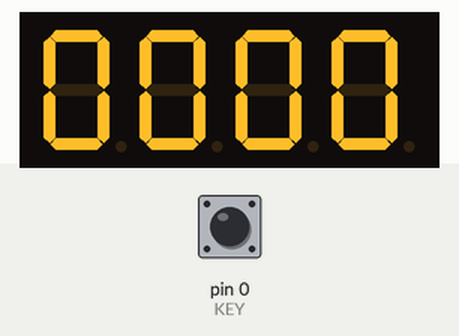
Simulated run of this sketch. Board: Arduino Uno, built with avr-gcc and run on an emulated ATmega328P. Parts: 4-digit seven-segment display. Wiring (inferred from the names in the program): 4-digit 7-segment display, segments lit when HIGH: segments pin 2, pin 3, pin 4, pin 5, pin 6, pin 7, pin 8, pin 9; digit selects pin 10, pin 11, pin 12, pin 13. The inputs (shaded band) are chosen by the test bench; at power-on: pin 0 (KEY) HIGH. The segment pins are drawn as the display they are named for.

Above: at 1.2 s.
1.3 s: pin 0 (KEY) pulled LOW for 0.15 s
At 2.0 s:
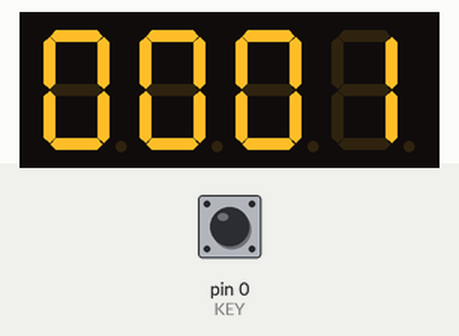
2.9 s: pin 0 (KEY) pulled LOW for 1 s
At 3.6 s:
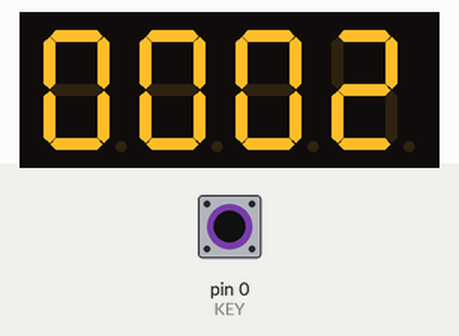
5.4 s: pin 0 (KEY) pulled LOW for 0.15 s
At 6.3 s:
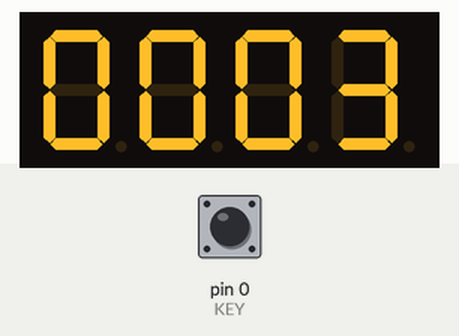
7.0 s: pin 0 (KEY) pulled LOW for 1 s
At 7.5 s:
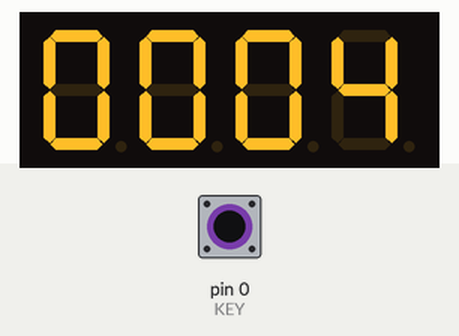
Timing chart, 0 to 10.0 s (numbered marks = the images above; inputs shaded):
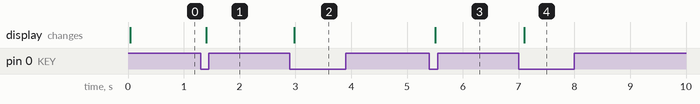

Measured:
- after the input at 1.3 s, the display: changes after 0.10 s (image 1)
- after the input at 2.9 s, the display: changes after 0.08 s (image 2)
- after the input at 5.4 s, the display: changes after 0.10 s (image 3)
- after the input at 7.0 s, the display: changes after 0.10 s (image 4)

The sketch:

Sum.ino
```cpp
#define SEG_A 2
#define SEG_B 3
#define SEG_C 4
#define SEG_D 5
#define SEG_E 6
#define SEG_F 7
#define SEG_G 8
#define SEG_H 9

#define COM1 10
#define COM2 11
#define COM3 12
#define COM4 13

#define KEY 0

int sum = 0;
int flag_up = 1;

unsigned char table[10][8] = {
  {0, 0, 1, 1, 1, 1, 1, 1},
  {0, 0, 0, 0, 0, 1, 1, 0},
  {0, 1, 0, 1, 1, 0, 1, 1},
  {0, 1, 0, 0, 1, 1, 1, 1},
  {0, 1, 1, 0, 0, 1, 1, 0},
  {0, 1, 1, 0, 1, 1, 0, 1},
  {0, 1, 1, 1, 1, 1, 0, 1},
  {0, 0, 0, 0, 0, 1, 1, 1},
  {0, 1, 1, 1, 1, 1, 1, 1},
  {0, 1, 1, 0, 1, 1, 1, 1}
};

void setup() {
  // put your setup code here, to run once:
  pinMode(SEG_A, OUTPUT);
  pinMode(SEG_B, OUTPUT);
  pinMode(SEG_C, OUTPUT);
  pinMode(SEG_D, OUTPUT);
  pinMode(SEG_E, OUTPUT);
  pinMode(SEG_F, OUTPUT);
  pinMode(SEG_G, OUTPUT);
  pinMode(SEG_H, OUTPUT);

  pinMode(COM1, OUTPUT);
  pinMode(COM2, OUTPUT);
  pinMode(COM3, OUTPUT);
  pinMode(COM4, OUTPUT);

  pinMode(KEY, INPUT_PULLUP);
}

void loop() {
  // put your main code here, to run repeatedly:
  if (ScanKey() == 1){
    sum++;
    if (sum > 9999){
      sum = 9999;
    }
  }
  Display(1, sum / 1000);
  delay(3);
  Display(2, sum % 1000 / 100);
  delay(3);
  Display(3, sum % 100 / 10);
  delay(3);
  Display(4, sum % 10);
  delay(3);
}

void Display(unsigned char com, unsigned char num) {
  digitalWrite(SEG_A, LOW);
  digitalWrite(SEG_B, LOW);
  digitalWrite(SEG_C, LOW);
  digitalWrite(SEG_D, LOW);
  digitalWrite(SEG_E, LOW);
  digitalWrite(SEG_F, LOW);
  digitalWrite(SEG_G, LOW);
  digitalWrite(SEG_H, LOW);

  switch (com) {
    case 1:
      digitalWrite(COM1, LOW);
      digitalWrite(COM2, HIGH);
      digitalWrite(COM3, HIGH);
      digitalWrite(COM4, HIGH);
      break;
    case 2:
      digitalWrite(COM1, HIGH);
      digitalWrite(COM2, LOW);
      digitalWrite(COM3, HIGH);
      digitalWrite(COM4, HIGH);
      break;
    case 3:
      digitalWrite(COM1, HIGH);
      digitalWrite(COM2, HIGH);
      digitalWrite(COM3, LOW);
      digitalWrite(COM4, HIGH);
      break;
    case 4:
      digitalWrite(COM1, HIGH);
      digitalWrite(COM2, HIGH);
      digitalWrite(COM3, HIGH);
      digitalWrite(COM4, LOW);
      break;
    default:
      break;
  }

  digitalWrite(SEG_A, table[num][7]);
  digitalWrite(SEG_B, table[num][6]);
  digitalWrite(SEG_C, table[num][5]);
  digitalWrite(SEG_D, table[num][4]);
  digitalWrite(SEG_E, table[num][3]);
  digitalWrite(SEG_F, table[num][2]);
  digitalWrite(SEG_G, table[num][1]);
  digitalWrite(SEG_H, table[num][0]);
}

unsigned char ScanKey(){
  if (flag_up && digitalRead(KEY) == LOW){
    flag_up = 0;
    delay(20);
    if (digitalRead(KEY) == LOW){
      return 1;
    }
  }
  if (digitalRead(KEY) == HIGH){
    flag_up = 1;
    return 0;
  }
}
```
